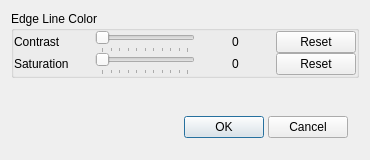
<?xml version="1.0" encoding="UTF-8"?>
<ui version="4.0">
 <author>Peter Bartfai</author>
 <class>AutomateEdgeLineColorPanel</class>
 <widget class="QDialog" name="AutomateEdgeLineColorPanel">
  <property name="geometry">
   <rect>
    <x>0</x>
    <y>0</y>
    <width>370</width>
    <height>160</height>
   </rect>
  </property>
  <property name="windowTitle">
   <string>Automate Edge Line Color</string>
  </property>
  <property name="windowIcon">
   <iconset resource="resources.qrc">
    <normaloff>:/images/images/LDViewIcon16.png</normaloff>:/images/images/LDViewIcon16.png</iconset>
  </property>
  <layout class="QVBoxLayout">
   <item>
    <widget class="QGroupBox" name="edgeLineColorBox">
     <property name="sizePolicy">
      <sizepolicy hsizetype="Preferred" vsizetype="Fixed">
       <horstretch>0</horstretch>
       <verstretch>0</verstretch>
      </sizepolicy>
     </property>
     <property name="title">
      <string>Edge Line Color</string>
     </property>
     <layout class="QGridLayout">
      <property name="margin" stdset="0">
       <number>0</number>
      </property>
      <property name="spacing">
       <number>0</number>
      </property>
      <item row="0" column="0">
       <widget class="QLabel" name="contrastLabel">
        <property name="text">
         <string>Contrast</string>
        </property>
        <property name="alignment">
         <set>Qt::AlignmentFlag::AlignLeading|Qt::AlignmentFlag::AlignLeft|Qt::AlignmentFlag::AlignVCenter</set>
        </property>
        <property name="wordWrap">
         <bool>false</bool>
        </property>
       </widget>
      </item>
      <item row="0" column="1">
       <widget class="QSlider" name="contrastSlider">
        <property name="sizePolicy">
         <sizepolicy hsizetype="Expanding" vsizetype="Fixed">
          <horstretch>0</horstretch>
          <verstretch>0</verstretch>
         </sizepolicy>
        </property>
        <property name="minimumSize">
         <size>
          <width>75</width>
          <height>0</height>
         </size>
        </property>
        <property name="maximumSize">
         <size>
          <width>100</width>
          <height>32767</height>
         </size>
        </property>
        <property name="minimum">
         <number>0</number>
        </property>
        <property name="maximum">
         <number>10</number>
        </property>
        <property name="pageStep">
         <number>2</number>
        </property>
        <property name="orientation">
         <enum>Qt::Orientation::Horizontal</enum>
        </property>
        <property name="tickPosition">
         <enum>QSlider::TickPosition::TicksBelow</enum>
        </property>
       </widget>
      </item>
      <item row="0" column="2">
       <widget class="QLabel" name="contrastValueLabel">
        <property name="text">
         <string>0</string>
        </property>
        <property name="alignment">
         <set>Qt::AlignmentFlag::AlignCenter</set>
        </property>
        <property name="wordWrap">
         <bool>false</bool>
        </property>
       </widget>
      </item>
      <item row="0" column="3">
       <widget class="QPushButton" name="contrastResetButton">
        <property name="sizePolicy">
         <sizepolicy hsizetype="Fixed" vsizetype="Fixed">
          <horstretch>0</horstretch>
          <verstretch>0</verstretch>
         </sizepolicy>
        </property>
        <property name="text">
         <string>Reset</string>
        </property>
       </widget>
      </item>
      <item row="1" column="0">
       <widget class="QLabel" name="saturationLabel">
        <property name="text">
         <string>Saturation</string>
        </property>
        <property name="alignment">
         <set>Qt::AlignmentFlag::AlignLeading|Qt::AlignmentFlag::AlignLeft|Qt::AlignmentFlag::AlignVCenter</set>
        </property>
        <property name="wordWrap">
         <bool>false</bool>
        </property>
       </widget>
      </item>
      <item row="1" column="1">
       <widget class="QSlider" name="saturationSlider">
        <property name="sizePolicy">
         <sizepolicy hsizetype="Expanding" vsizetype="Fixed">
          <horstretch>0</horstretch>
          <verstretch>0</verstretch>
         </sizepolicy>
        </property>
        <property name="minimumSize">
         <size>
          <width>75</width>
          <height>0</height>
         </size>
        </property>
        <property name="maximumSize">
         <size>
          <width>100</width>
          <height>32767</height>
         </size>
        </property>
        <property name="minimum">
         <number>0</number>
        </property>
        <property name="maximum">
         <number>10</number>
        </property>
        <property name="pageStep">
         <number>2</number>
        </property>
        <property name="orientation">
         <enum>Qt::Orientation::Horizontal</enum>
        </property>
        <property name="tickPosition">
         <enum>QSlider::TickPosition::TicksBelow</enum>
        </property>
       </widget>
      </item>
      <item row="1" column="2">
       <widget class="QLabel" name="saturationValueLabel">
        <property name="text">
         <string>0</string>
        </property>
        <property name="alignment">
         <set>Qt::AlignmentFlag::AlignCenter</set>
        </property>
        <property name="wordWrap">
         <bool>false</bool>
        </property>
       </widget>
      </item>
      <item row="1" column="3">
       <widget class="QPushButton" name="saturationResetButton">
        <property name="sizePolicy">
         <sizepolicy hsizetype="Fixed" vsizetype="Fixed">
          <horstretch>0</horstretch>
          <verstretch>0</verstretch>
         </sizepolicy>
        </property>
        <property name="text">
         <string>Reset</string>
        </property>
       </widget>
      </item>
     </layout>
    </widget>
   </item>
   <item>
    <spacer name="Spacer4">
     <property name="orientation">
      <enum>Qt::Orientation::Vertical</enum>
     </property>
     <property name="sizeType">
      <enum>QSizePolicy::Policy::Expanding</enum>
     </property>
     <property name="sizeHint" stdset="0">
      <size>
       <width>20</width>
       <height>20</height>
      </size>
     </property>
    </spacer>
   </item>
   <item>
    <layout class="QHBoxLayout" name="HBoxLayout1">
     <property name="spacing">
      <number>4</number>
     </property>
     <property name="margin" stdset="0">
      <number>11</number>
     </property>
     <item>
      <spacer name="Spacer3">
       <property name="orientation">
        <enum>Qt::Orientation::Horizontal</enum>
       </property>
       <property name="sizeType">
        <enum>QSizePolicy::Policy::Expanding</enum>
       </property>
       <property name="sizeHint" stdset="0">
        <size>
         <width>20</width>
         <height>20</height>
        </size>
       </property>
      </spacer>
     </item>
     <item>
      <widget class="QPushButton" name="okButton">
       <property name="sizePolicy">
        <sizepolicy hsizetype="Preferred" vsizetype="Fixed">
         <horstretch>0</horstretch>
         <verstretch>0</verstretch>
        </sizepolicy>
       </property>
       <property name="text">
        <string>OK</string>
       </property>
       <property name="shortcut">
        <string/>
       </property>
       <property name="default">
        <bool>true</bool>
       </property>
      </widget>
     </item>
     <item>
      <widget class="QPushButton" name="cancelButton">
       <property name="sizePolicy">
        <sizepolicy hsizetype="Fixed" vsizetype="Fixed">
         <horstretch>0</horstretch>
         <verstretch>0</verstretch>
        </sizepolicy>
       </property>
       <property name="text">
        <string>Cancel</string>
       </property>
       <property name="shortcut">
        <string>Esc</string>
       </property>
      </widget>
     </item>
    </layout>
   </item>
  </layout>
 </widget>
 <layoutdefault spacing="6" margin="11"/>
 <resources>
  <include location="resources.qrc"/>
 </resources>
 <connections/>
</ui>
